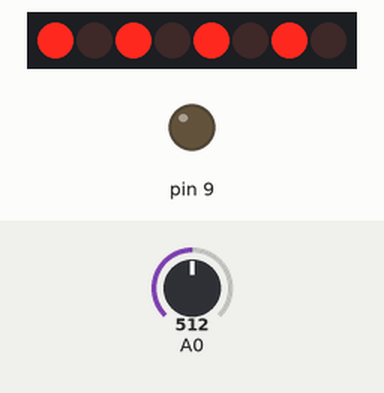
The sketch below on a simulated Arduino Uno, built with avr-gcc and run on an emulated ATmega328P. Shown: 8 shift-register outputs drawn as a row of LEDs (first output left, lit = HIGH), output pins drawn as LEDs (lit = HIGH). Wiring (inferred from the names in the program): shift register (74HC595): data pin 8; shift clock pin 10; latch pin 7. Wiring (inferred from the signals the program sends): row of LEDs: on Q0, Q1, Q2, Q3, Q4, Q5, Q6, Q7. The test bench sets the inputs (shaded band); at power-on: A0 = 512. Pins used as bus, display or sensor lines are not drawn.

Above: at 1.2 s.
1.3 s: A0 set to 122
At 2.0 s:
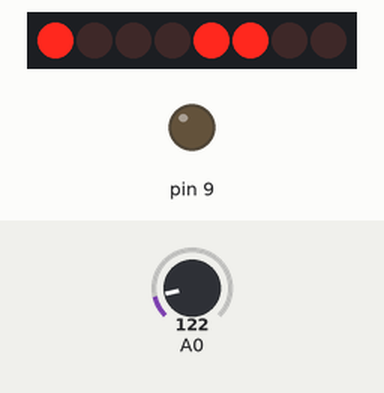
2.8 s: A0 set to 306
At 3.4 s:
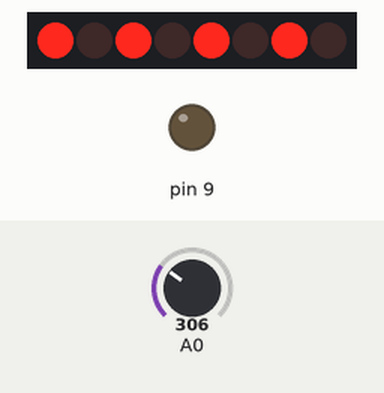
4.3 s: A0 set to 0
At 4.8 s:
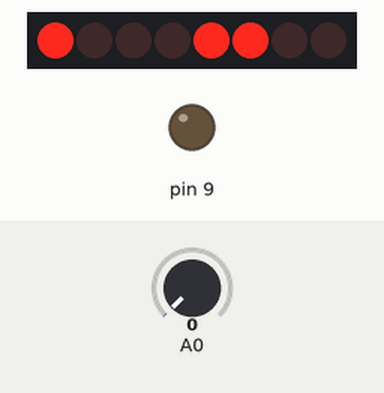
Timing chart, 0 to 7.3 s (numbered marks = the images above; inputs shaded):
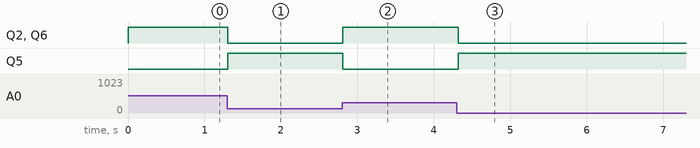

The sketch:

TempAnimation.ino
```cpp
#define clk 10
#define data 8
#define latch 7
#define OE 6
#define SPEED 5
uint16_t temp = 0;
uint8_t value [] = { 0x01, 0x03, 0x07, 0x0F, 0x1F, 0x3F, 0x7F, 0xFF};
void setup() {
  for (uint8_t i = clk; i > OE; i--) {
    pinMode(i, OUTPUT);
  }
}

void loop() {
 temp = analogRead(A0);
 temp = constrain(temp, 140, 170);
 digitalWrite(latch, LOW);
 shiftOut(data, clk, LSBFIRST, temp);
 digitalWrite(latch, HIGH);
 delay(50);
}
```

Measured:
- after the input at 1.3 s, Q2, Q6: HIGH → LOW at once; Q5: LOW → HIGH at once
- after the input at 2.8 s, Q2, Q6: LOW → HIGH at once; Q5: HIGH → LOW at once
- after the input at 4.3 s, Q2, Q6: HIGH → LOW at once; Q5: LOW → HIGH at once
